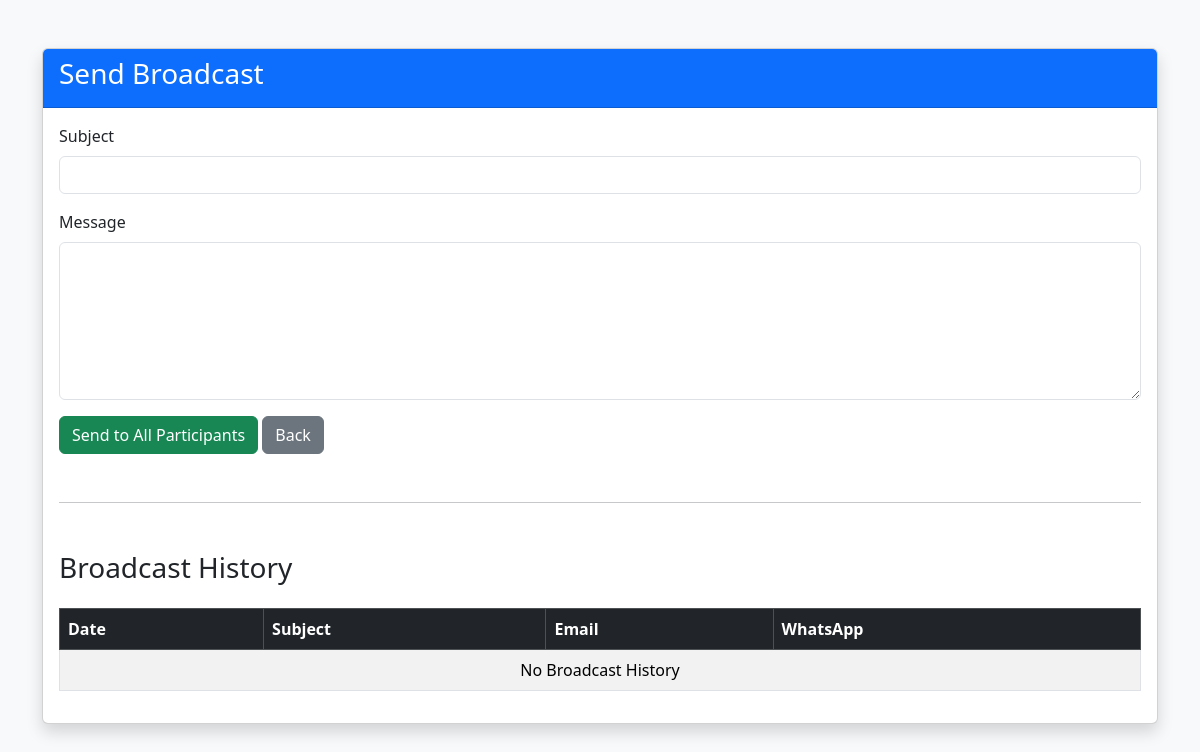
The page /broadcast/ on the database as committed earlier.
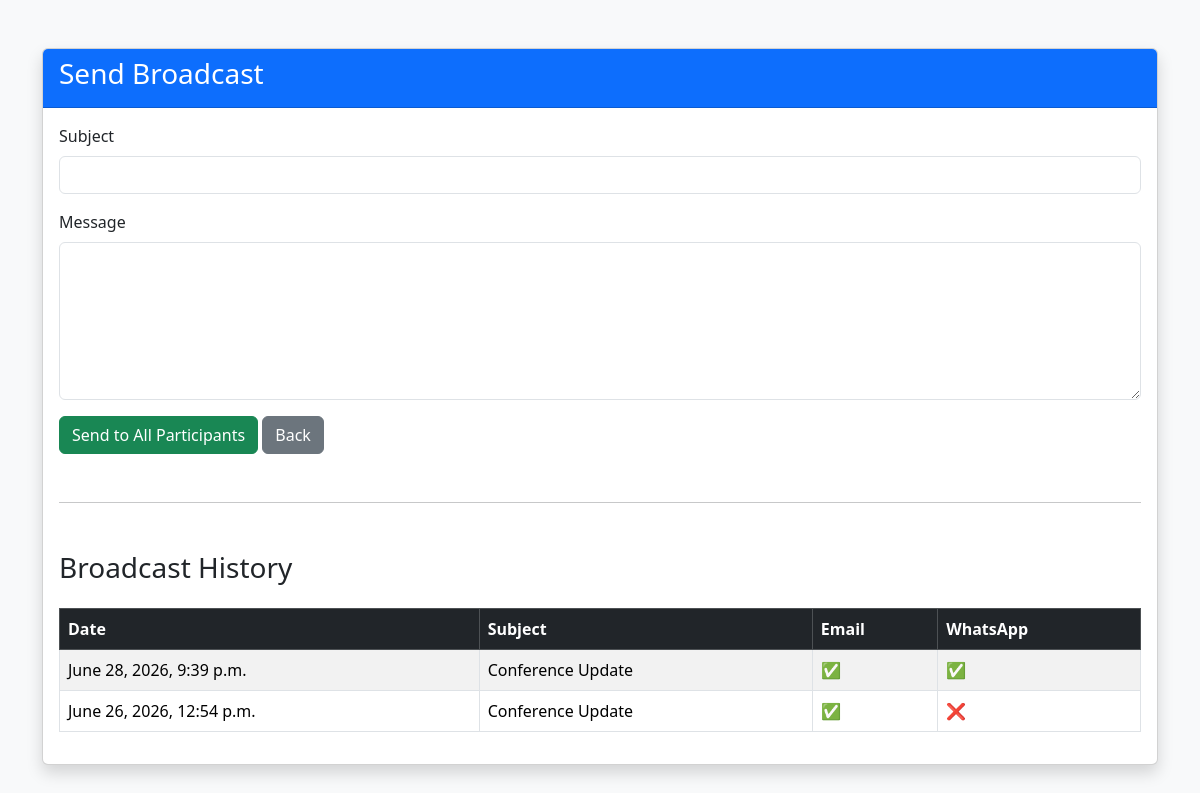
The same page on the database as committed later.
### conference/models.py (models this page shows, shortened)
class BroadcastMessage(models.Model):
    STATUS_CHOICES = [
        ("Pending", "Pending"),
        ("Sent", "Sent"),
        ("Failed", "Failed"),
    ]
    subject = models.CharField(max_length=200)
    message = models.TextField()
    send_email = models.BooleanField(default=True)
    send_whatsapp = models.BooleanField(default=False)
    status = models.CharField(
        max_length=20,
        choices=STATUS_CHOICES,
        default="Pending",
    )
    created_at = models.DateTimeField(auto_now_add=True)

### conference/views.py (the view, shortened to what this page needs)
def broadcast(request):
    broadcasts = BroadcastMessage.objects.all().order_by('-created_at')
    return render(
        request,
        "broadcast.html",
        {
            "broadcasts": broadcasts
        }
    )

### conference/templates/broadcast.html (shortened to what this page needs)
<!DOCTYPE html>
<html>
<head>
    <link href="https://cdn.jsdelivr.net/npm/bootstrap@5.3.3/dist/css/bootstrap.min.css"
          rel="stylesheet">
</head>
<body class="bg-light">
<div class="container mt-5">
<div class="card shadow">
<div class="card-header bg-primary text-white">
<h3>
Send Broadcast
</h3>
</div>
<div class="card-body">
<form method="POST">
<div class="mb-3">
<label class="form-label">
Subject
</label>
<input
type="text"
name="subject"
class="form-control"
required>
</div>
<div class="mb-3">
<label class="form-label">
Message
</label>
<textarea
name="message"
rows="6"
class="form-control"
required></textarea>
</div>
<button
type="submit"
class="btn btn-success">
Send to All Participants
</button>
<a href="/dashboard/" class="btn btn-secondary">
Back
</a>
</form>
<hr class="my-5">
<h3 class="mb-4">
Broadcast History
</h3>
<table class="table table-bordered table-striped">
<thead class="table-dark">
<tr>
<th>Date</th>
<th>Subject</th>
<th>Email</th>
<th>WhatsApp</th>
</tr>
</thead>
<tbody>
{% for item in broadcasts %}
<tr>
<td>{{ item.created_at }}</td>
<td>{{ item.subject }}</td>
<td>
{% if item.send_email %}
✅
{% else %}
❌
{% endif %}
</td>
<td>
{% if item.send_whatsapp %}
✅
{% else %}
❌
{% endif %}
</td>
</tr>
{% empty %}
<tr>
<td colspan="5" class="text-center">
No Broadcast History
</td>
</tr>
{% endfor %}
</tbody>
</table>
</div>
</div>
</div>
</body>
</html>

Rows that differ between the two databases and show on the page:
added BroadcastMessage: created_at "June 28, 2026, 9:39 p.m.", subject "Conference Update"
added BroadcastMessage: created_at "June 26, 2026, 12:54 p.m.", subject "Conference Update"
Other text that changed with them:
text no longer shown: "No Broadcast History"
